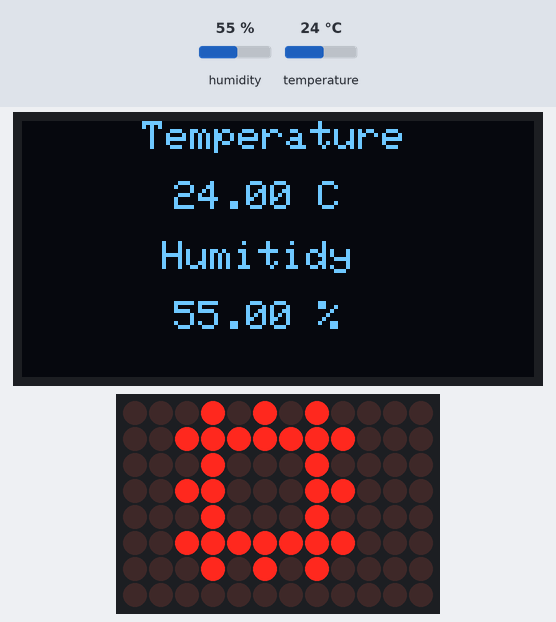
This sketch was run on a simulated Arduino Uno R4 WiFi. On the bench: 128×64 one-colour display, 12×8 LED matrix. Inputs (shaded band) come from the test bench; at power-on: humidity 55 %, temperature 24 °C. WiFi joins after 1.5 s; servers stay silent unless stated; no MQTT or app messages arrive unless stated; what the sketch prints to the serial monitor is not drawn.

Above: at 12.3 s.
12.4 s: humidity set to 22 %
At 15.3 s:
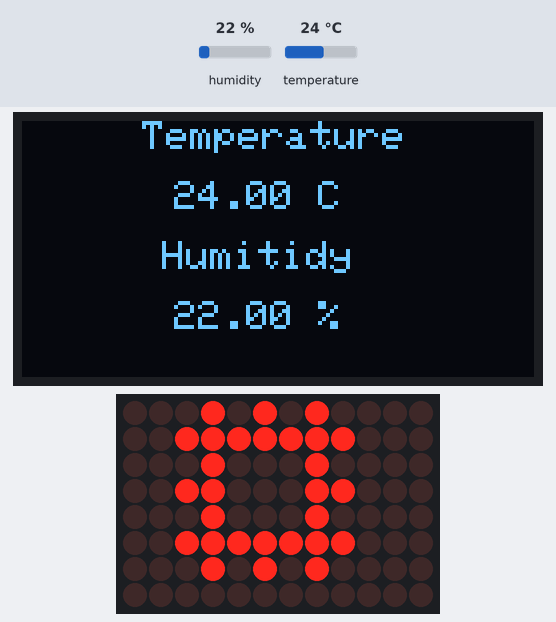
15.7 s: temperature set to 12 °C
At 17.7 s:
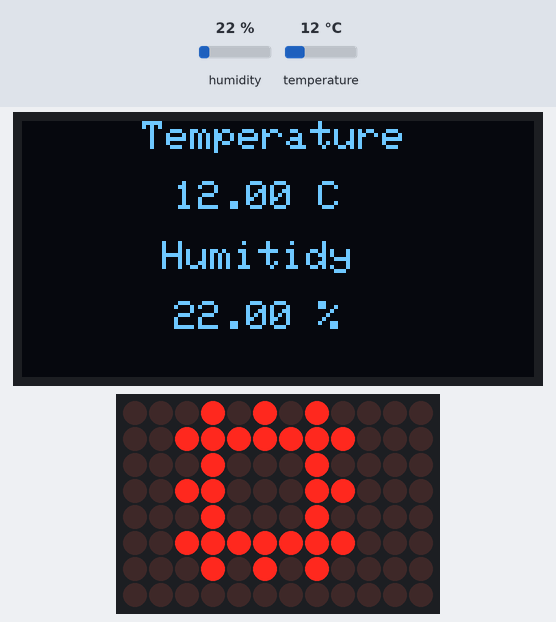
19.0 s: humidity set to 40 %
At 21.2 s:
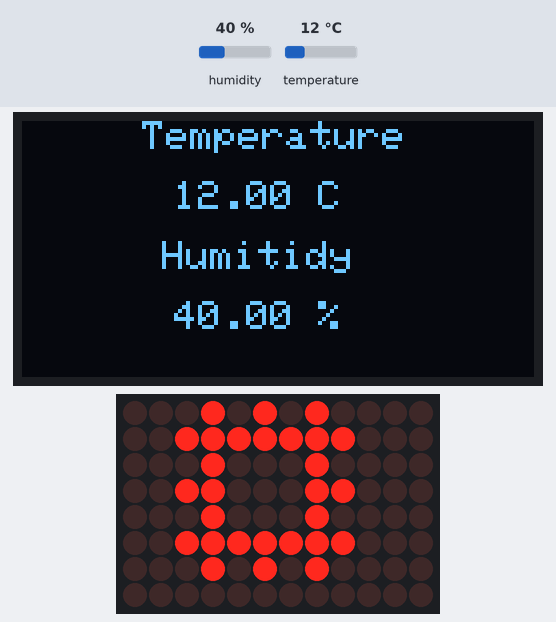
22.3 s: temperature set to 19 °C
At 57.0 s:
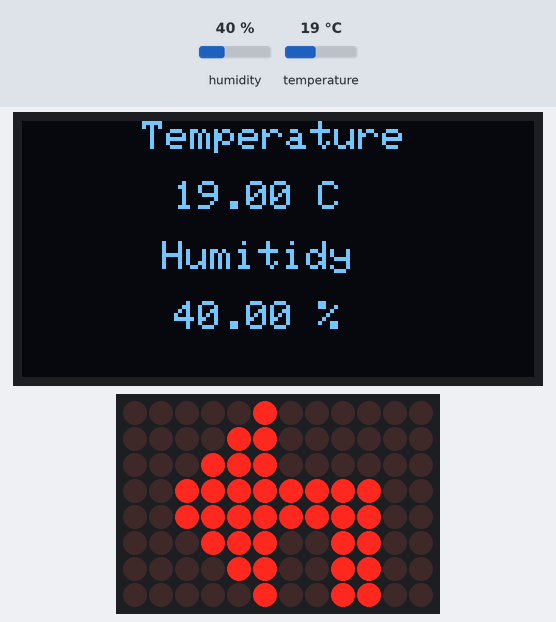
Timing chart, 0 to 58.5 s (numbered marks = the images above; inputs shaded):
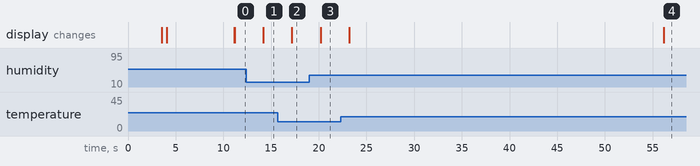

Measured:
- after the input at 12.4 s, the display: changes after 1.8 s (image 1)
- after the input at 15.7 s, the display: changes after 1.5 s (image 2)
- after the input at 19.0 s, the display: changes after 1.2 s (image 3)

The sketch:

Sensorviewer2.ino
```cpp
#include <Arduino_LED_Matrix.h>
#include <WiFiS3.h>
#include <DHT.h>
#include <DHT_U.h>
#include <ArduinoMqttClient.h>
#include <Wire.h>
#include <Adafruit_SSD1306.h>
#include <Adafruit_GFX.h>
#include <SPI.h>
#include "networkinfo.h"
#include "display.h"

#define screenWidth 128
#define screenHight 64

#define oledReset -1
#define screenAdress 0x3D
Adafruit_SSD1306 display(screenWidth, screenHight, &Wire1, oledReset);

#define DHTPIN 2
#define DHTTYPE DHT22
DHT dhtSensor(DHTPIN, DHTTYPE);

char ssid2[] = ssid;
char pass[] = password;
int status = WL_IDLE_STATUS;
float temp, hum;
unsigned long previousDelay = 0;
unsigned long lastDebouncetime = 0;
const unsigned long debounceDelay = 250;
long interval = 3000;
int redLed = 6, greenLed = 7, checkLoop = 0;
bool enableMtqq = false;
bool mtqqEnabled = true;
char tempValue[10] = " C";
char humValue[10] = " %";
char tempConvert[10];
char humConvert[10];
char showIP[10] = "IP: ";
char showIP2[20];
const char broker[] = "test.mosquitto.org";
const char topic[]  = "Sensordata";
int port = 1883;

WiFiClient wifiClient;
MqttClient mqttClient(wifiClient);
ArduinoLEDMatrix showOptions;

void showDisplay(String showText)
{
  display.clearDisplay();
  display.setTextColor(SSD1306_WHITE);
  display.setCursor(10, 30);
  display.println(showText);
  display.display();
  delay(2000);
}

void connectMtqq(float temp, float hum)
{
   String rawData = "Temperature: " + String(temp) + " C Humitidy: " + String(hum) +" %";
   const char* mtqqData = rawData.c_str();

   if (!mqttClient.connect(broker, port))
   {
      Serial.print("MQTT connection failed! Error code = ");
      Serial.println(mqttClient.connectError());
      mtqqEnabled = false;
      showOptions.loadFrame(error);
   }
  else
  {
    mqttClient.beginMessage(topic);
    mqttClient.print(mtqqData);
    mqttClient.endMessage();
  }
}

void setup()
{
  Serial.begin(9600);
  dhtSensor.begin();
  WiFi.begin(ssid2,pass);

  while (WiFi.status() != WL_CONNECTED)
  {
    delay(500);
  }
  delay(2000);

  if(!display.begin(SSD1306_SWITCHCAPVCC, screenAdress))
  {
    Serial.println(F("SSD1306 allocation failed"));
    for(;;);
  }
  Serial.println("IP adress: ");
  Serial.println(WiFi.localIP());
  delay(500);
  WiFi.localIP().toString().toCharArray(showIP2, 16);
  strcat(showIP, showIP2);

  display.clearDisplay();
  display.setTextSize(1.5);
  display.setTextColor(SSD1306_WHITE);
  display.setCursor(0, 0);
  display.println(F("SensorViewer ver 1.4"));
  display.setCursor(0, 15);
  display.println(F("Ken Ekholm"));
  display.setCursor(0, 30);
  display.println(F("All rights reserved."));
  display.setCursor(0, 45);
  display.println(showIP);
  display.display();

  showOptions.begin();
  showOptions.loadFrame(heart);
  delay(7000);
  mqttClient.setId("esp32s3");
  if (!mqttClient.connect(broker, port))
  {
    Serial.print("MQTT connection failed! Error code = ");
    Serial.println(mqttClient.connectError());
    mtqqEnabled = false;
    showOptions.loadFrame(error);
  }
  else
  {
    Serial.println("Connected.");
    showOptions.loadFrame(chip);
  }
}

void loop()
{
  unsigned long currentDelay = millis();
  if (currentDelay - previousDelay >= interval)
  {
    temp = dhtSensor.readTemperature();
    hum = dhtSensor.readHumidity();
    if (isnan(hum) || isnan(temp))
    {
      Serial.println("Failed to read from DHT sensor!");
      return;
    }
    previousDelay = currentDelay;
    if (mtqqEnabled == true)
    {
      connectMtqq(temp, hum);
    }

    Serial.print("Humidity: ");
    Serial.print(hum);
    Serial.print(" %  Temperature: ");
    Serial.print(temp);
    Serial.println(" *C");

    dtostrf(temp, 8, 2, tempConvert);
    strcat(tempConvert, tempValue);
    dtostrf(hum, 8, 2, humConvert);
    strcat(humConvert, humValue);

    display.clearDisplay();
    display.setTextColor(SSD1306_WHITE);
    display.setCursor(30, 0);
    display.println(F("Temperature"));
    display.setCursor(20, 15);
    display.println(tempConvert);
    display.setCursor(35, 30);
    display.println(F("Humitidy"));
    display.setCursor(20, 45);
    display.println(humConvert);
    display.display();
    checkLoop++;
    switch (checkLoop)
    {
      case 16:
        showOptions.loadFrame(arrowleft);
        break;
      case 20:
        showOptions.loadFrame(arrowright);
        break;
      case 24:
        if (mtqqEnabled == true)
        {
          showOptions.loadFrame(chip);
        }
        else
        {
          showOptions.loadFrame(error);
        }
        checkLoop = 0;
        break;
    }
  }
}
```

display.h
```cpp
const uint32_t chip[] = {
	0x1503f811,
	0x3181103,
	0xf8150000
};

const uint32_t error[] = {
	0x400a015,
	0x1502082,
	0x484047fc
};

const uint32_t happy[] = {
	0x19819,
	0x80000001,
	0x81f8000
};

const uint32_t heart[] = {
	0x3184a444,
	0x44042081,
	0x100a0040
};

const uint32_t arrowleft[] = {
		0x400c01c,
		0x3fc3fc1,
		0xcc0cc04c,
		66
};

const uint32_t arrowright[] = {
		0x2003003,
		0x83fc3fc3,
		0x38330320,
		66
};
```

networkinfo.h
```cpp
#define ssid "*************" // Your SSID name.
#define password "***************" // Your WI-FI password.
```
